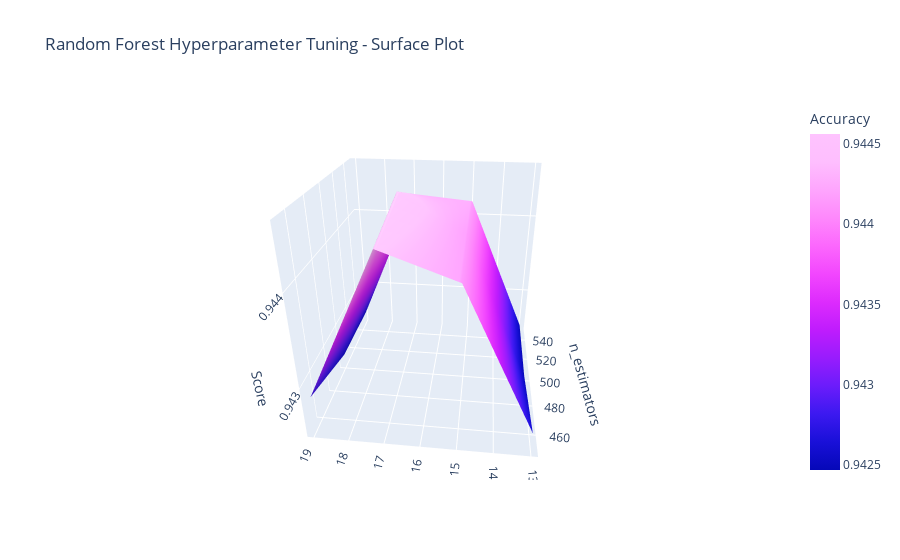

Notebook code cell kept with this figure:
### Code cell
# Define search space for hyperparameters
n_estimators_range = [450, 500, 550]
max_depth_range = [13, 15, 17, 19]

# Initialize dictionary to store metrics
rf_metrics_dict = {}

# Perform grid search
print('Tested hyperparameters:')
for n in n_estimators_range:
    for d in max_depth_range:
        # Initialize RandomForestClassifier
        rf_classifier = RandomForestClassifier(n_estimators=n, max_depth=d, random_state=0)
        rf_classifier.fit(X_train_subset[filtered_features], y_train.values.ravel())

        # Predict on validation set
        yhat_val = rf_classifier.predict(X_val_subset[filtered_features])

        # Metrics calculation        
        accuracy = accuracy_score(y_val, yhat_val)
        precision = precision_score(y_val, yhat_val, average='weighted')
        recall = recall_score(y_val, yhat_val, average='weighted')
        f1 = f1_score(y_val, yhat_val, average='weighted')

        # Store metrics in dictionary
        rf_metrics_dict[(n, d)] = {
            'accuracy': accuracy,
            'precision': precision,
            'recall': recall,
            'f1': f1
        }
        print(f'n_estimators={n}, max_depth={d}')

# Extract unique hyperparameter values and sort them
n_estimators_unique = np.unique([key[0] for key in rf_metrics_dict.keys()])
max_depth_unique = np.unique([key[1] for key in rf_metrics_dict.keys()])

# Create a grid for the surface plot
n_estimators_grid, max_depth_grid = np.meshgrid(n_estimators_unique, max_depth_unique)

# Initialize arrays for the metrics
accuracy_grid = np.zeros_like(n_estimators_grid, dtype=float)
precision_grid = np.zeros_like(n_estimators_grid, dtype=float)
recall_grid = np.zeros_like(n_estimators_grid, dtype=float)
f1_grid = np.zeros_like(n_estimators_grid, dtype=float)

# Fill the grids with metric values
for (n, d), metrics in rf_metrics_dict.items():
    i = np.where(n_estimators_unique == n)[0][0]
    j = np.where(max_depth_unique == d)[0][0]
    accuracy_grid[j, i] = metrics['accuracy']
    precision_grid[j, i] = metrics['precision']
    recall_grid[j, i] = metrics['recall']
    f1_grid[j, i] = metrics['f1']

# Create the figure
fig = go.Figure()

# Add accuracy surface
fig.add_trace(go.Surface(
    x=n_estimators_grid,
    y=max_depth_grid,
    z=accuracy_grid,
    colorscale='plotly3',
    colorbar=dict(title='Accuracy'),
    name='Accuracy'
))

# Update layout
fig.update_layout(
    scene=dict(
        xaxis_title='n_estimators',
        yaxis_title='max_depth',
        zaxis_title='Score',
        camera=dict(eye=dict(x=1.5, y=1.5, z=0.5))  # Adjust the camera for better view
    ),
    title="Random Forest Hyperparameter Tuning - Surface Plot",
    autosize=True,
    height=800
)

fig.show()

# Find the best parameters based on accuracy
rf_best_params_val = max(rf_metrics_dict, key=lambda k: rf_metrics_dict[k]['accuracy'])
rf_metrics_best_val = rf_metrics_dict[rf_best_params_val]

print(f"Best parameters: n_estimators={rf_best_params_val[0]}, max_depth={rf_best_params_val[1]}")
rf_metrics_best_val

### Figure 1 — Plotly figure (JSON) as saved in the notebook; plotly's stock layout.template omitted (floating-point values rounded to 4 significant figures)
{"data": [{"colorbar": {"title": {"text": "Accuracy"}}, "colorscale": [[0, "#0508b8"], [0.08333, "#1910d8"], [0.1667, "#3c19f0"], [0.25, "#6b1cfb"], [0.3333, "#981cfd"], [0.4167, "#bf1cfd"], [0.5, "#dd2bfd"], [0.5833, "#f246fe"], [0.6667, "#fc67fd"], [0.75, "#fe88fc"], [0.8333, "#fea5fd"], [0.9167, "#febefe"], [1, "#fec3fe"]], "name": "Accuracy", "type": "surface", "x": [[450, 500, 550], [450, 500, 550], [450, 500, 550], [450, 500, 550]], "y": [[13, 13, 13], [15, 15, 15], [17, 17, 17], [19, 19, 19]], "z": [[0.9426, 0.9425, 0.9425], [0.9441, 0.9441, 0.9442], [0.9444, 0.9446, 0.9442], [0.9429, 0.9426, 0.9426]]}], "layout": {"autosize": true, "scene": {"aspectmode": "auto", "aspectratio": {"x": 1, "y": 1, "z": 1}, "camera": {"center": {"x": 0, "y": 0, "z": 0}, "eye": {"x": -1.916, "y": -0.2178, "z": 1.015}, "projection": {"type": "perspective"}, "up": {"x": 0, "y": 0, "z": 1}}, "xaxis": {"title": {"text": "n_estimators"}, "type": "linear"}, "yaxis": {"title": {"text": "max_depth"}, "type": "linear"}, "zaxis": {"title": {"text": "Score"}, "type": "linear"}}, "title": {"text": "Random Forest Hyperparameter Tuning - Surface Plot"}}}
